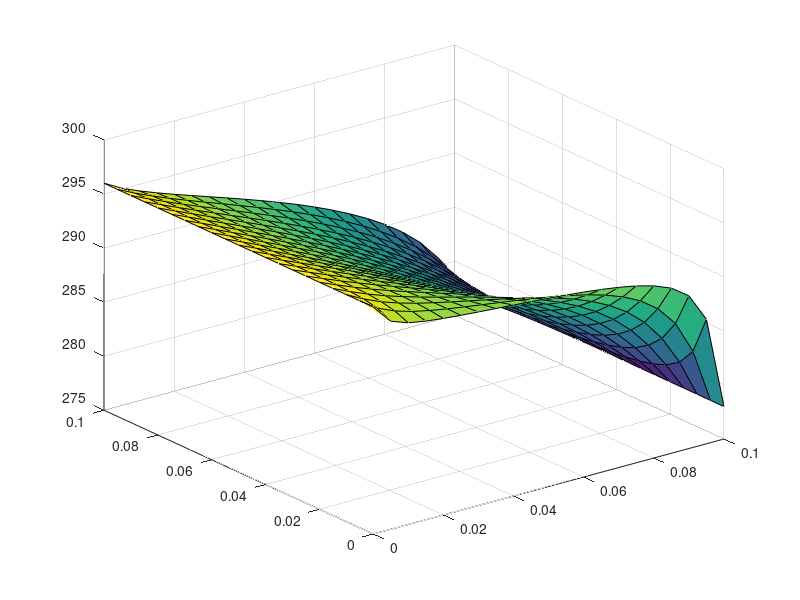
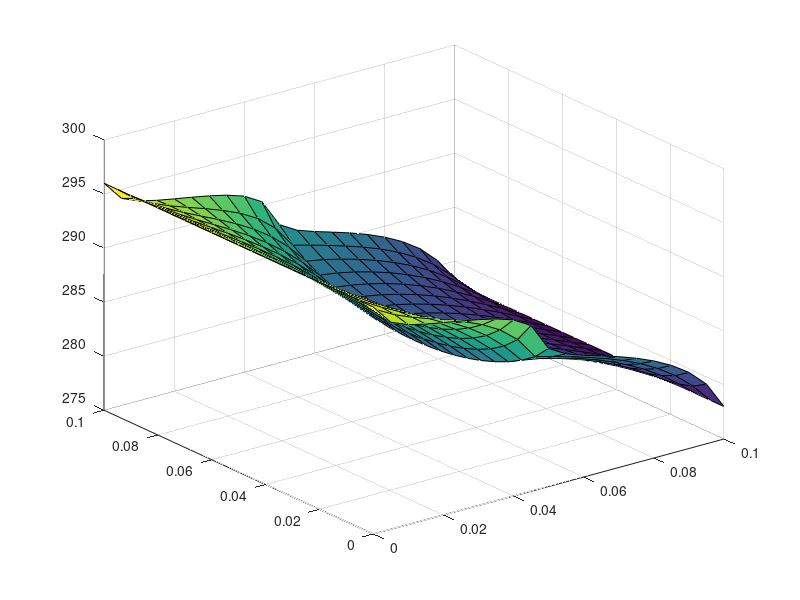

These figures' MATLAB source, in order:
% Esame 26 febbraio 2024
% Simone Canevarolo
% S269893
% 1/07/2024

clear all
close all
clc

llx = 10e-2; % m
lly = llx;
lly1 = lly/2;
cond1 = 0.1; % W/m/K
cond2 = 1; % W/m/K

condave = (cond1+cond2)/2;

Taria = 293; % K
haria = 20; % W/m^2/K
halto = 3e5; % W/m^2/K

Tnord = 296; % K
Tsud = 278; % K

dx = 5e-3;
xx = (0:dx:llx)';
Nx = length(xx);

dy = dx;
yy = (0:dy:lly)';
yy1 = (0:dy:lly1)';
Ny = length(yy);
Ny1 = length(yy1);

Ntot1 = Ny1*Nx;
Ntot = Nx*Ny;

% caso vettori "in piedi"
% cond = cond1*ones(Nx,1)*(xx,yy<=lly1)+cond2*ones(Nx,1)*(xx,yy>lly1);

cond = cond1*ones(Nx,Ny);
cond(Ny1:Ny,:) = cond2;

AA = sparse([],[],[],Ntot,Ntot,5*Ntot);
[xmat,ymat] = meshgrid(xx,yy);

for ii = 2:Nx-1
    for jj = 2:Ny-1

        kk = (jj-1)*Nx+ii;
        AA(kk,:) = 0;
        AA(kk,kk-Nx) = 1/dy^2;
        AA(kk,kk-1) = 1/dx^2;
        AA(kk,kk) = -2*(1/dx^2+1/dy^2);
        AA(kk,kk+1) = 1/dx^2;
        AA(kk,kk+Nx) = 1/dy^2;

    end
end

bb = zeros(Ntot,1);

% Ovest

% jj = 1;
for ii = 2:Nx-1

    kk = ii;
    AA(kk,:) = 0;
    AA(kk,kk-1) = 1/2/dx^2;
    AA(kk,kk) = -1/dx^2-1/dy^2-haria/dy/cond1;
    AA(kk,kk+1) = 1/2/dx^2;
    AA(kk,kk+Nx) = 1/dy^2;
    bb(kk) = -Taria*haria/dy/cond1;

end

% Est

% jj = Ny;
for ii = 2:Nx-1

    kk = Ntot-Nx+ii;
    AA(kk,:) = 0;
    AA(kk,kk-Nx) = 1/dy^2;
    AA(kk,kk-1) = 1/2/dx^2;
    AA(kk,kk) = -1/dx^2-1/dy^2-haria/dy/cond2;
    AA(kk,kk+1) = 1/2/dx^2;
    bb(kk) = -Taria*haria/dy/cond2;

end

% % Nord
% 
% ii = 1;
% for jj = 2:Ny1-1
% 
%     kk = (jj-1)*Nx+ii;
%     AA(kk,:) = 0;
%     AA(kk,kk-Nx) = 1/2/dy^2;
%     AA(kk,kk) = -1/dx^2-1/dy^2-halto/dx/cond1;
%     AA(kk,kk+1) = 1/dx^2;
%     AA(kk,kk+Nx) = 1/2/dy^2;
%     bb(kk) = Taria*halto/dx/cond1;
% 
% end
% 
% for jj = Ny1:Ny-1
% 
%     kk = (jj-1)*Nx+ii;
%     AA(kk,:) = 0;
%     AA(kk,kk-Nx) = 1/2/dy^2;
%     AA(kk,kk) = -1/dx^2-1/dy^2-halto/dx/cond2;
%     AA(kk,kk+1) = 1/dx^2;
%     AA(kk,kk+Nx) = 1/2/dy^2;
%     bb(kk) = Taria*halto/dx/cond2;
% 
% end

% % Sud
% 
% ii = Nx;
% for jj = 2:Ny1-1
% 
%     kk = (jj-1)*Nx+ii;
%     AA(kk,:) = 0;
%     AA(kk,kk-Nx) = 1/2/dy^2;
%     AA(kk,kk-1) = 1/dx^2;
%     AA(kk,kk) = -1/dx^2-1/dy^2-halto/dx/cond1;
%     AA(kk,kk+Nx) = 1/2/dy^2;
%     bb(kk) = Taria*halto/dx/cond1;
% 
% end
% 
% for jj = Ny1+1:Ny-1
% 
%     kk = (jj-1)*Nx+ii;
%     AA(kk,:) = 0;
%     AA(kk,kk-Nx) = 1/2/dy^2;
%     AA(kk,kk-1) = 1/dx^2;
%     AA(kk,kk) = -1/dx^2-1/dy^2-halto/dx/cond2;
%     AA(kk,kk+Nx) = 1/2/dy^2;
%     bb(kk) = Taria*halto/dx/cond2;
% 
% end



kk = 1:Nx:Ntot-Nx+1;
AA(1,:) = 0;
AA(kk,kk) = eye(length(kk));
bb(kk) = Tnord;

kk = Nx:Nx:Ntot;
AA(end,:) = 0;
AA(kk,kk) = eye(length(kk));
bb(kk) = Tsud;

% interfaccia

for kk = Ntot1-Nx+2:Ntot1-1

AA(kk,kk-Nx) = cond1/dy^2;
AA(kk,kk-1) = condave/dx^2;
AA(kk,kk) = -cond1/dy^2-2*condave/dx^2-cond2/dy^2;
AA(kk,kk+1) = condave/dx^2;
AA(kk,kk+Nx) = cond2/dy^2;
bb(kk) = 0;

end


% AA(1, :) = 0;
% AA(1, 1) = 1;
% bb(1) = Tnord;
% 
% AA(1,Ny) = 1;
% bb(Ntot-Nx+1) = Tnord;
% 
% AA(Nx, :) = 0;
% AA(Nx, 1) = 1;
% bb(Nx) = Tsud;
% 
% AA(Nx, Ny) = 1;
% bb(Ntot) = Tsud;

TT = AA\bb;

TTT = reshape(TT,Nx,Ny);

figure(1)
surf(xmat',ymat',TTT)




xx1 = (0:dx:llx/2)';
Nx1 = length(xx1);

% caso vettori "sdraiati"

cond = cond1*ones(Nx,Ny);
cond(Nx1:Nx,:) = cond2;

AA = sparse([],[],[],Ntot,Ntot,5*Ntot);
[xmat,ymat] = meshgrid(xx,yy);

for ii = 2:Nx-1
    for jj = 2:Ny-1

        kk = (jj-1)*Nx+ii;
        AA(kk,:) = 0;
        AA(kk,kk-Nx) = 1/dy^2;
        AA(kk,kk-1) = 1/dx^2;
        AA(kk,kk) = -2*(1/dx^2+1/dy^2);
        AA(kk,kk+1) = 1/dx^2;
        AA(kk,kk+Nx) = 1/dy^2;

    end
end

bb = zeros(Ntot,1);

% Ovest

jj = 1;
for ii = 2:Nx-1

    kk = ii;
    AA(kk,:) = 0;
    AA(kk,kk-1) = 1/2/dx^2;
    AA(kk,kk) = -1/dx^2-1/dy^2-haria/dy/cond(ii,jj);
    AA(kk,kk+1) = 1/2/dx^2;
    AA(kk,kk+Nx) = 1/dy^2;
    bb(kk) = -Taria*haria/dy/cond(ii,jj);

end

% Est

jj = Ny;
for ii = 2:Nx-1

    kk = Ntot-Nx+ii;
    AA(kk,:) = 0;
    AA(kk,kk-Nx) = 1/dy^2;
    AA(kk,kk-1) = 1/2/dx^2;
    AA(kk,kk) = -1/dx^2-1/dy^2-haria/dy/cond(ii,jj);
    AA(kk,kk+1) = 1/2/dx^2;
    bb(kk) = -Taria*haria/dy/cond(ii,jj);

end

kk = 1:Nx:Ntot-Nx+1;
AA(1,:) = 0;
AA(kk,kk) = eye(length(kk));
bb(kk) = Tnord;

kk = Nx:Nx:Ntot;
AA(end,:) = 0;
AA(kk,kk) = eye(length(kk));
bb(kk) = Tsud;

% interfaccia

for kk = Nx1+Nx:Nx:Ntot-2*Nx+Nx1

AA(kk,kk-Nx) = condave/dy^2;
AA(kk,kk-1) = cond1/dx^2;
AA(kk,kk) = -cond1/dx^2-2*condave/dy^2-cond2/dx^2;
AA(kk,kk+1) = cond2/dx^2;
AA(kk,kk+Nx) = condave/dy^2;
bb(kk) = 0;

end


% AA(1, :) = 0;
% AA(1, 1) = 1;
% bb(1) = Tnord;
% 
% AA(1,Ny) = 1;
% bb(Ntot-Nx+1) = Tnord;
% 
% AA(Nx, :) = 0;
% AA(Nx, 1) = 1;
% bb(Nx) = Tsud;
% 
% AA(Nx, Ny) = 1;
% bb(Ntot) = Tsud;

TT = AA\bb;

TTT = reshape(TT,Nx,Ny);

figure(2)
surf(xmat',ymat',TTT)
